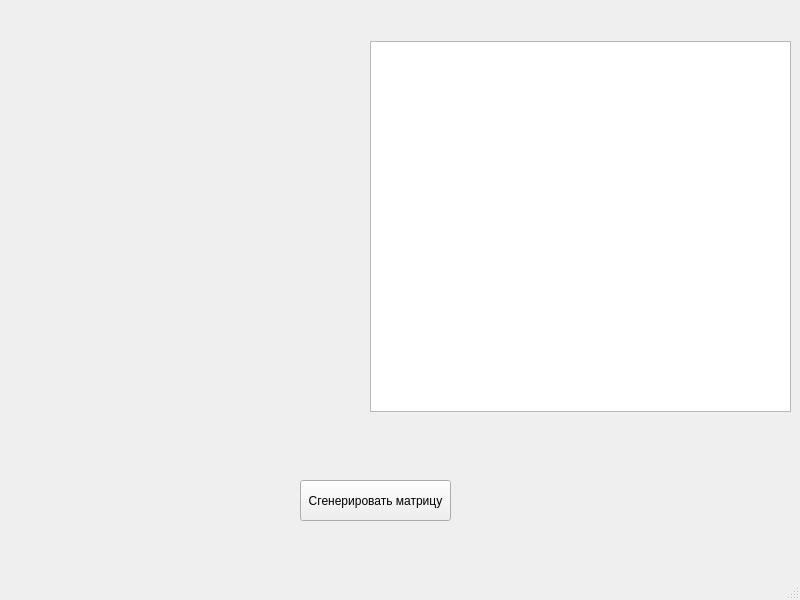
<?xml version="1.0" encoding="UTF-8"?>
<ui version="4.0">
 <class>MainWindow</class>
 <widget class="QMainWindow" name="MainWindow">
  <property name="geometry">
   <rect>
    <x>0</x>
    <y>0</y>
    <width>800</width>
    <height>600</height>
   </rect>
  </property>
  <property name="windowTitle">
   <string>MainWindow</string>
  </property>
  <widget class="QWidget" name="centralwidget">
   <widget class="QPushButton" name="pushButton">
    <property name="geometry">
     <rect>
      <x>300</x>
      <y>480</y>
      <width>151</width>
      <height>41</height>
     </rect>
    </property>
    <property name="text">
     <string>Сгенерировать матрицу</string>
    </property>
   </widget>
   <widget class="QWidget" name="gridLayoutWidget">
    <property name="geometry">
     <rect>
      <x>49</x>
      <y>39</y>
      <width>311</width>
      <height>181</height>
     </rect>
    </property>
    <layout class="QGridLayout" name="gridLayout"/>
   </widget>
   <widget class="QGraphicsView" name="graphicsView">
    <property name="geometry">
     <rect>
      <x>370</x>
      <y>41</y>
      <width>421</width>
      <height>371</height>
     </rect>
    </property>
   </widget>
   <widget class="QWidget" name="gridLayoutWidget_2">
    <property name="geometry">
     <rect>
      <x>49</x>
      <y>239</y>
      <width>311</width>
      <height>171</height>
     </rect>
    </property>
    <layout class="QGridLayout" name="gridLayout2"/>
   </widget>
  </widget>
  <widget class="QMenuBar" name="menubar">
   <property name="geometry">
    <rect>
     <x>0</x>
     <y>0</y>
     <width>800</width>
     <height>21</height>
    </rect>
   </property>
  </widget>
  <widget class="QStatusBar" name="statusbar"/>
 </widget>
 <resources/>
 <connections/>
</ui>
